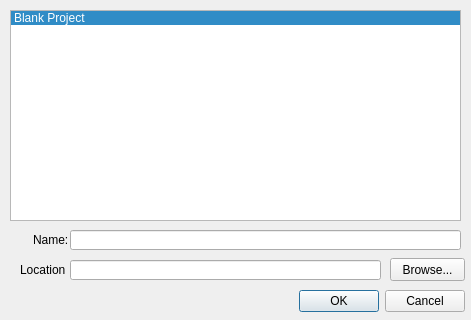
<?xml version="1.0" encoding="UTF-8"?>
<ui version="4.0">
 <class>NewProjectDialog</class>
 <widget class="QDialog" name="NewProjectDialog">
  <property name="geometry">
   <rect>
    <x>0</x>
    <y>0</y>
    <width>471</width>
    <height>320</height>
   </rect>
  </property>
  <property name="sizePolicy">
   <sizepolicy hsizetype="Fixed" vsizetype="Fixed">
    <horstretch>0</horstretch>
    <verstretch>0</verstretch>
   </sizepolicy>
  </property>
  <property name="minimumSize">
   <size>
    <width>471</width>
    <height>320</height>
   </size>
  </property>
  <property name="maximumSize">
   <size>
    <width>471</width>
    <height>320</height>
   </size>
  </property>
  <property name="focusPolicy">
   <enum>Qt::NoFocus</enum>
  </property>
  <property name="windowTitle">
   <string>Create a new Project</string>
  </property>
  <property name="modal">
   <bool>true</bool>
  </property>
  <widget class="QDialogButtonBox" name="buttonBox">
   <property name="geometry">
    <rect>
     <x>4</x>
     <y>290</y>
     <width>461</width>
     <height>23</height>
    </rect>
   </property>
   <property name="standardButtons">
    <set>QDialogButtonBox::Cancel|QDialogButtonBox::Ok</set>
   </property>
  </widget>
  <widget class="QLineEdit" name="lineEditLocation">
   <property name="geometry">
    <rect>
     <x>70</x>
     <y>260</y>
     <width>311</width>
     <height>20</height>
    </rect>
   </property>
  </widget>
  <widget class="QPushButton" name="buttonBrowse">
   <property name="geometry">
    <rect>
     <x>390</x>
     <y>258</y>
     <width>75</width>
     <height>23</height>
    </rect>
   </property>
   <property name="text">
    <string>Browse...</string>
   </property>
  </widget>
  <widget class="QLabel" name="labelLocation">
   <property name="geometry">
    <rect>
     <x>20</x>
     <y>263</y>
     <width>46</width>
     <height>13</height>
    </rect>
   </property>
   <property name="text">
    <string>Location:</string>
   </property>
  </widget>
  <widget class="QLineEdit" name="lineEditName">
   <property name="geometry">
    <rect>
     <x>70</x>
     <y>230</y>
     <width>391</width>
     <height>20</height>
    </rect>
   </property>
  </widget>
  <widget class="QLabel" name="labelName">
   <property name="geometry">
    <rect>
     <x>33</x>
     <y>233</y>
     <width>46</width>
     <height>13</height>
    </rect>
   </property>
   <property name="text">
    <string>Name:</string>
   </property>
  </widget>
  <widget class="QListWidget" name="listWidget">
   <property name="geometry">
    <rect>
     <x>10</x>
     <y>10</y>
     <width>451</width>
     <height>211</height>
    </rect>
   </property>
   <property name="currentRow">
    <number>0</number>
   </property>
   <item>
    <property name="text">
     <string>Blank Project</string>
    </property>
    <property name="icon">
     <iconset resource="../../resources/icons.qrc">
      <normaloff>:/icons/application.png</normaloff>:/icons/application.png</iconset>
    </property>
   </item>
  </widget>
  <zorder>buttonBox</zorder>
  <zorder>lineEditLocation</zorder>
  <zorder>buttonBrowse</zorder>
  <zorder>labelLocation</zorder>
  <zorder>labelName</zorder>
  <zorder>listWidget</zorder>
  <zorder>lineEditName</zorder>
 </widget>
 <tabstops>
  <tabstop>lineEditName</tabstop>
  <tabstop>lineEditLocation</tabstop>
  <tabstop>buttonBox</tabstop>
  <tabstop>buttonBrowse</tabstop>
  <tabstop>listWidget</tabstop>
 </tabstops>
 <resources>
  <include location="../../resources/icons.qrc"/>
 </resources>
 <connections/>
</ui>
